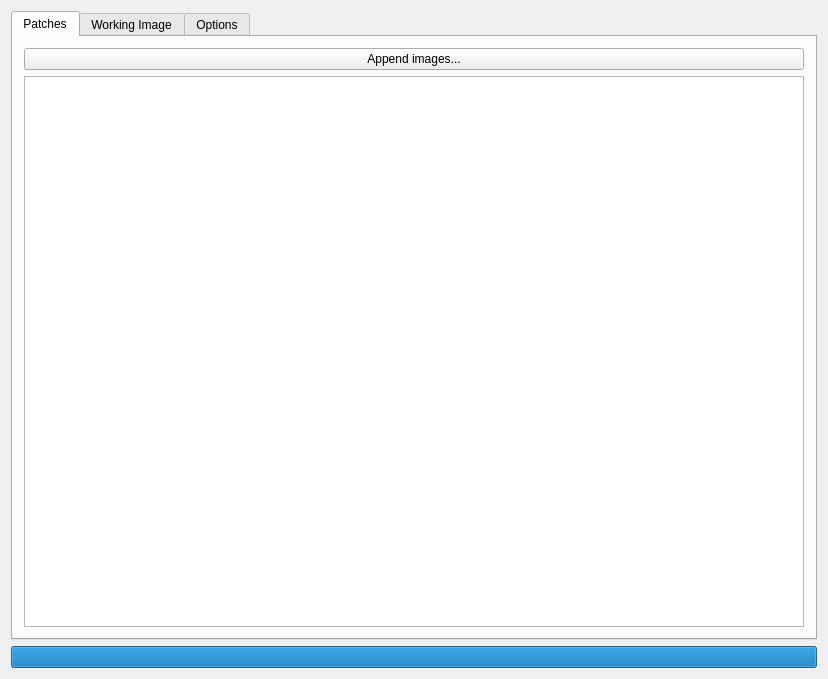
<?xml version="1.0" encoding="UTF-8"?>
<ui version="4.0">
 <class>Widget</class>
 <widget class="QWidget" name="Widget">
  <property name="geometry">
   <rect>
    <x>0</x>
    <y>0</y>
    <width>828</width>
    <height>679</height>
   </rect>
  </property>
  <property name="windowTitle">
   <string>PatchworkImage</string>
  </property>
  <layout class="QVBoxLayout" name="verticalLayout_3">
   <item>
    <widget class="QTabWidget" name="tabWidget">
     <property name="currentIndex">
      <number>0</number>
     </property>
     <widget class="QWidget" name="tab">
      <attribute name="title">
       <string>Patches</string>
      </attribute>
      <layout class="QVBoxLayout" name="verticalLayout">
       <item>
        <widget class="QPushButton" name="pushButton_append">
         <property name="text">
          <string>Append images...</string>
         </property>
        </widget>
       </item>
       <item>
        <widget class="QListWidget" name="listWidget"/>
       </item>
      </layout>
     </widget>
     <widget class="QWidget" name="tab_2">
      <attribute name="title">
       <string>Working Image</string>
      </attribute>
      <layout class="QVBoxLayout" name="verticalLayout_2">
       <item>
        <layout class="QHBoxLayout" name="horizontalLayout">
         <item>
          <widget class="QPushButton" name="pushButton_load">
           <property name="text">
            <string>Load image...</string>
           </property>
          </widget>
         </item>
         <item>
          <widget class="QPushButton" name="pushButton_patch">
           <property name="text">
            <string>Patch now !</string>
           </property>
          </widget>
         </item>
        </layout>
       </item>
       <item>
        <widget class="QScrollArea" name="scrollArea">
         <property name="widgetResizable">
          <bool>true</bool>
         </property>
         <widget class="QWidget" name="scrollAreaWidgetContents">
          <property name="geometry">
           <rect>
            <x>0</x>
            <y>0</y>
            <width>786</width>
            <height>542</height>
           </rect>
          </property>
          <layout class="QVBoxLayout" name="verticalLayout_4">
           <item>
            <widget class="QLabel" name="label_image">
             <property name="sizePolicy">
              <sizepolicy hsizetype="Expanding" vsizetype="Expanding">
               <horstretch>0</horstretch>
               <verstretch>0</verstretch>
              </sizepolicy>
             </property>
             <property name="text">
              <string>...</string>
             </property>
             <property name="alignment">
              <set>Qt::AlignCenter</set>
             </property>
            </widget>
           </item>
          </layout>
         </widget>
        </widget>
       </item>
      </layout>
     </widget>
     <widget class="QWidget" name="tab_3">
      <attribute name="title">
       <string>Options</string>
      </attribute>
      <layout class="QFormLayout" name="formLayout">
       <item row="0" column="0">
        <widget class="QLabel" name="label">
         <property name="text">
          <string>width</string>
         </property>
        </widget>
       </item>
       <item row="0" column="1">
        <widget class="QSpinBox" name="spinBox_width">
         <property name="maximum">
          <number>1000</number>
         </property>
         <property name="value">
          <number>32</number>
         </property>
        </widget>
       </item>
       <item row="1" column="0">
        <widget class="QLabel" name="label_2">
         <property name="text">
          <string>height</string>
         </property>
        </widget>
       </item>
       <item row="1" column="1">
        <widget class="QSpinBox" name="spinBox_height">
         <property name="maximum">
          <number>1000</number>
         </property>
         <property name="value">
          <number>32</number>
         </property>
        </widget>
       </item>
       <item row="2" column="0">
        <widget class="QLabel" name="label_3">
         <property name="text">
          <string>scale</string>
         </property>
        </widget>
       </item>
       <item row="2" column="1">
        <widget class="QDoubleSpinBox" name="doubleSpinBox_scale">
         <property name="value">
          <double>1.000000000000000</double>
         </property>
        </widget>
       </item>
      </layout>
     </widget>
    </widget>
   </item>
   <item>
    <widget class="ProgressBar" name="progressBar">
     <property name="value">
      <number>100</number>
     </property>
     <property name="textVisible">
      <bool>false</bool>
     </property>
    </widget>
   </item>
  </layout>
 </widget>
 <layoutdefault spacing="6" margin="11"/>
 <customwidgets>
  <customwidget>
   <class>ProgressBar</class>
   <extends>QProgressBar</extends>
   <header location="global">progressbar.h</header>
  </customwidget>
 </customwidgets>
 <resources/>
 <connections/>
</ui>
